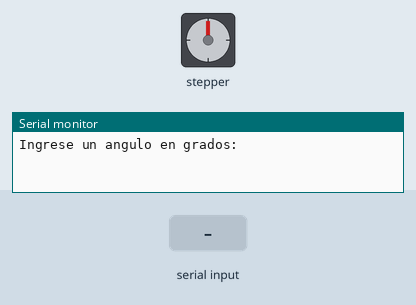
This sketch was run on a simulated Arduino Uno, built with avr-gcc and run on an emulated ATmega328P. Parts: stepper motor, the last lines printed to the serial monitor. Inputs (shaded band) come from the test bench. Stepper angles assume 200 steps per turn.

Above: at 1.2 s.
1.3 s: "90,45\n" received over Serial
At 2.7 s:
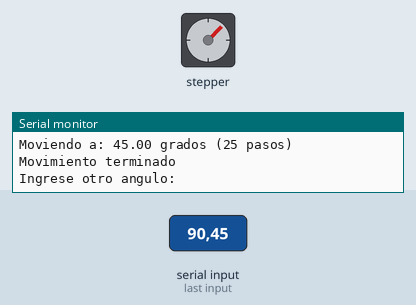
4.3 s: "30,150\n" received over Serial
At 5.4 s:
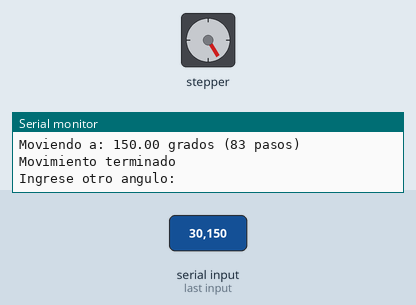
7.3 s: "200\n" received over Serial
At 8.4 s:
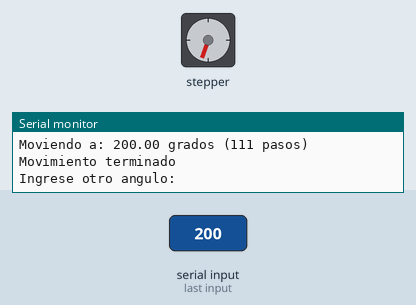
Timing chart, 0 to 11.0 s (numbered marks = the images above; inputs shaded):
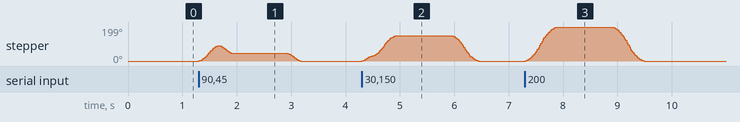

Measured:
- after the input at 1.3 s, stepper: turns 90° clockwise in 0.35 s, then 45° counter-clockwise in 0.25 s, then 45° counter-clockwise in 0.25 s
- after the input at 4.3 s, stepper: turns 149° clockwise in 0.64 s, then 149° counter-clockwise in 0.51 s
- after the input at 7.3 s, stepper: turns 199° clockwise in 0.60 s, then 199° counter-clockwise in 0.60 s

The sketch:

Test_Stepper_Angulo_Relativo.ino
```cpp
#include <AccelStepper.h>

// Pines del driver del motor a pasos
#define STEP_PIN 2
#define DIR_PIN  4

AccelStepper stepper(AccelStepper::DRIVER, STEP_PIN, DIR_PIN);

// Motor de 1.8° por paso → 200 pasos por revolución
const int STEPS_PER_REV = 200;

float gradosObjetivo = 0;

void setup() {

  Serial.begin(115200);

  stepper.setMaxSpeed(700);
  stepper.setAcceleration(1100);

  // Se define la posición inicial del motor como 0 pasos
  stepper.setCurrentPosition(0);

  /*
    IMPORTANTE:
    Este programa usa posiciones ABSOLUTAS mediante moveTo().

    Esto significa que:
    - El ángulo que se ingresa por el puerto serial es una posición objetivo,
      no un desplazamiento relativo.
    - La referencia de 0° es la posición en la que se encuentra el motor
      cuando inicia el programa.
    - Ejemplo:
        45  → el motor va a 45°
        -45 → el motor va a -45° (no regresa a 0°, sino que va a la posición -45°)
  */

  Serial.println("Ingrese un angulo en grados:");
}

void loop() {

  if (Serial.available() > 0) {

    gradosObjetivo = Serial.parseFloat();

    // Conversión de grados a pasos
    long pasosObjetivo = gradosObjetivo * STEPS_PER_REV / 360.0;

    Serial.print("Moviendo a: ");
    Serial.print(gradosObjetivo);
    Serial.print(" grados (");
    Serial.print(pasosObjetivo);
    Serial.println(" pasos)");

    // Movimiento a posición absoluta
    stepper.moveTo(pasosObjetivo);
    stepper.runToPosition();

    Serial.println("Movimiento terminado");
    Serial.println("Ingrese otro angulo:");
  }
}
```
